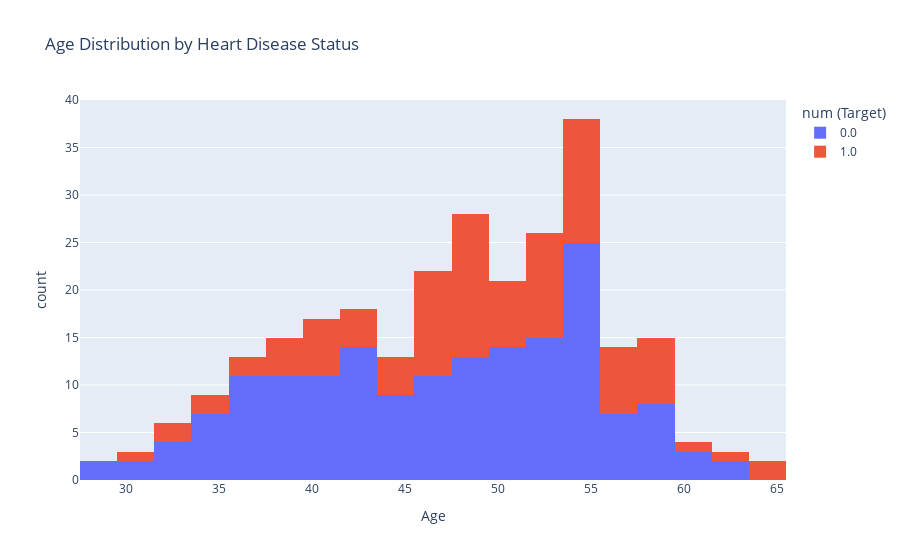

The notebook cell saved with this chart:
### Code cell
import pandas as pd
import plotly.express as px

# (1 for heart disease, 0 for no heart disease)
fig = px.histogram(df, x="age", color="num (Target)", 
                title="Age Distribution by Heart Disease Status",
                labels={"age": "Age", "target": "Heart Disease (1=Yes, 0=No)"})
fig.show()

### Figure 1 — Plotly figure (JSON) as saved in the notebook; plotly's stock layout.template omitted (floating-point values rounded to 4 significant figures; data arrays with more than 128 entries replaced by an {"elided": "..."} marker saying what was removed)
{"data": [{"alignmentgroup": "True", "bingroup": "x", "hovertemplate": "num (Target)=0.0<br>Age=%{x}<br>count=%{y}<extra></extra>", "legendgroup": "0.0", "marker": {"color": "#636efa", "pattern": {"shape": ""}}, "name": "0.0", "offsetgroup": "0.0", "orientation": "v", "showlegend": true, "type": "histogram", "x": {"elided": "169 int values"}, "xaxis": "x", "yaxis": "y"}, {"alignmentgroup": "True", "bingroup": "x", "hovertemplate": "num (Target)=1.0<br>Age=%{x}<br>count=%{y}<extra></extra>", "legendgroup": "1.0", "marker": {"color": "#EF553B", "pattern": {"shape": ""}}, "name": "1.0", "offsetgroup": "1.0", "orientation": "v", "showlegend": true, "type": "histogram", "x": [31, 33, 34, 35, 36, 37, 38, 38, 38, 40, 41, 41, 43, 46, 46, 46, 47, 47, 48, 48, 48, 49, 49, 49, 50, 50, 51, 52, 54, 54, 55, 57, 58, 59, 60, 63, 65, 32, 39, 40, 43, 45, 46, 46, 48, 48, 48, 48, 50, 52, 53, 54, 54, 54, 54, 55, 56, 57, 58, 58, 41, 43, 44, 44, 46, 47, 48, 49, 49, 51, 52, 52, 52, 52, 53, 53, 54, 55, 55, 55, 56, 56, 56, 58, 59, 65, 41, 43, 44, 47, 47, 49, 49, 50, 50, 52, 52, 54, 56, 58], "xaxis": "x", "yaxis": "y"}], "layout": {"barmode": "relative", "legend": {"title": {"text": "num (Target)"}, "tracegroupgap": 0}, "title": {"text": "Age Distribution by Heart Disease Status"}, "xaxis": {"anchor": "y", "domain": [0, 1], "title": {"text": "Age"}}, "yaxis": {"anchor": "x", "domain": [0, 1], "title": {"text": "count"}}}}
